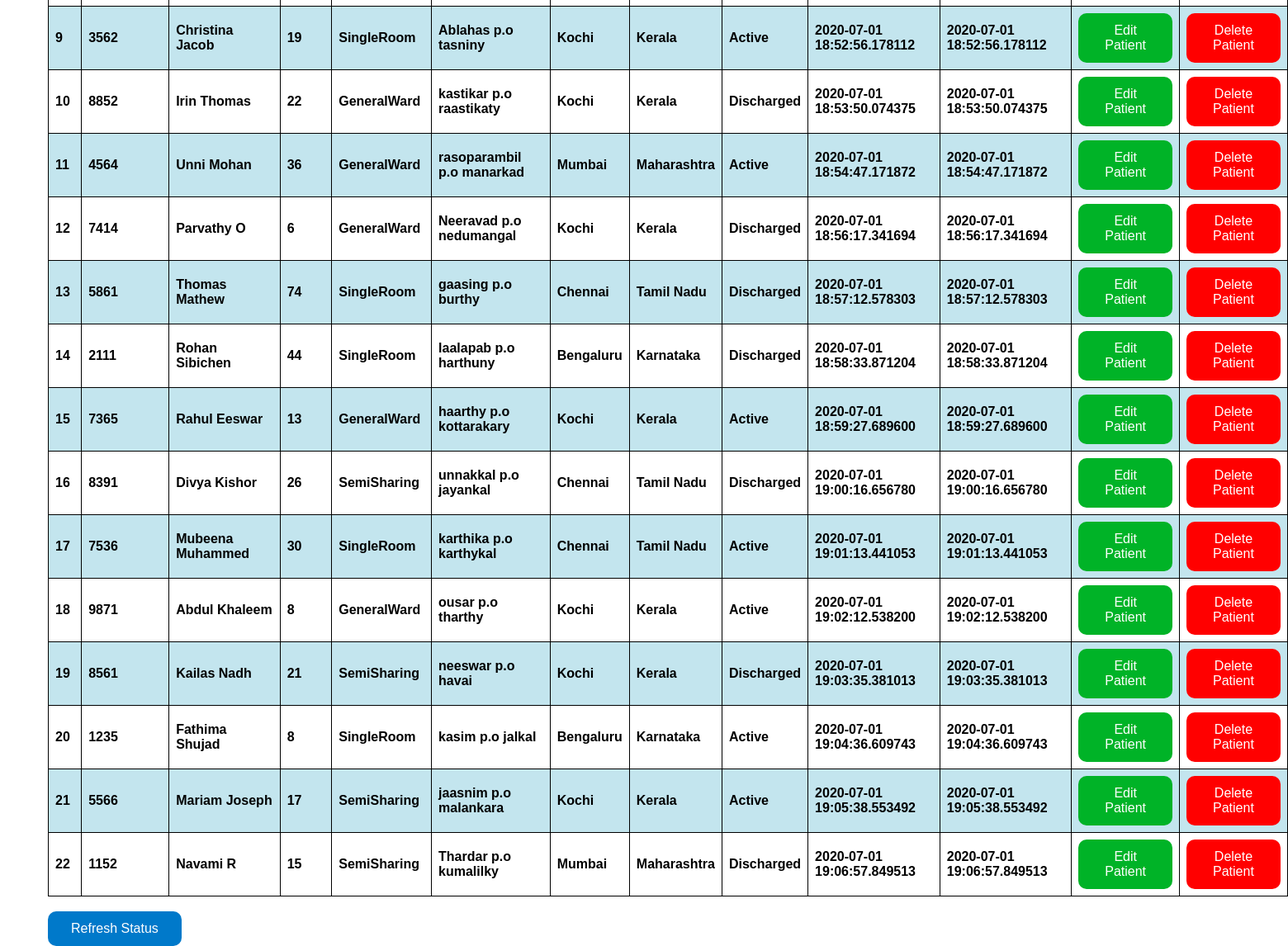
/update_patient (signed in, lower part), run on an earlier commit of the app's database.
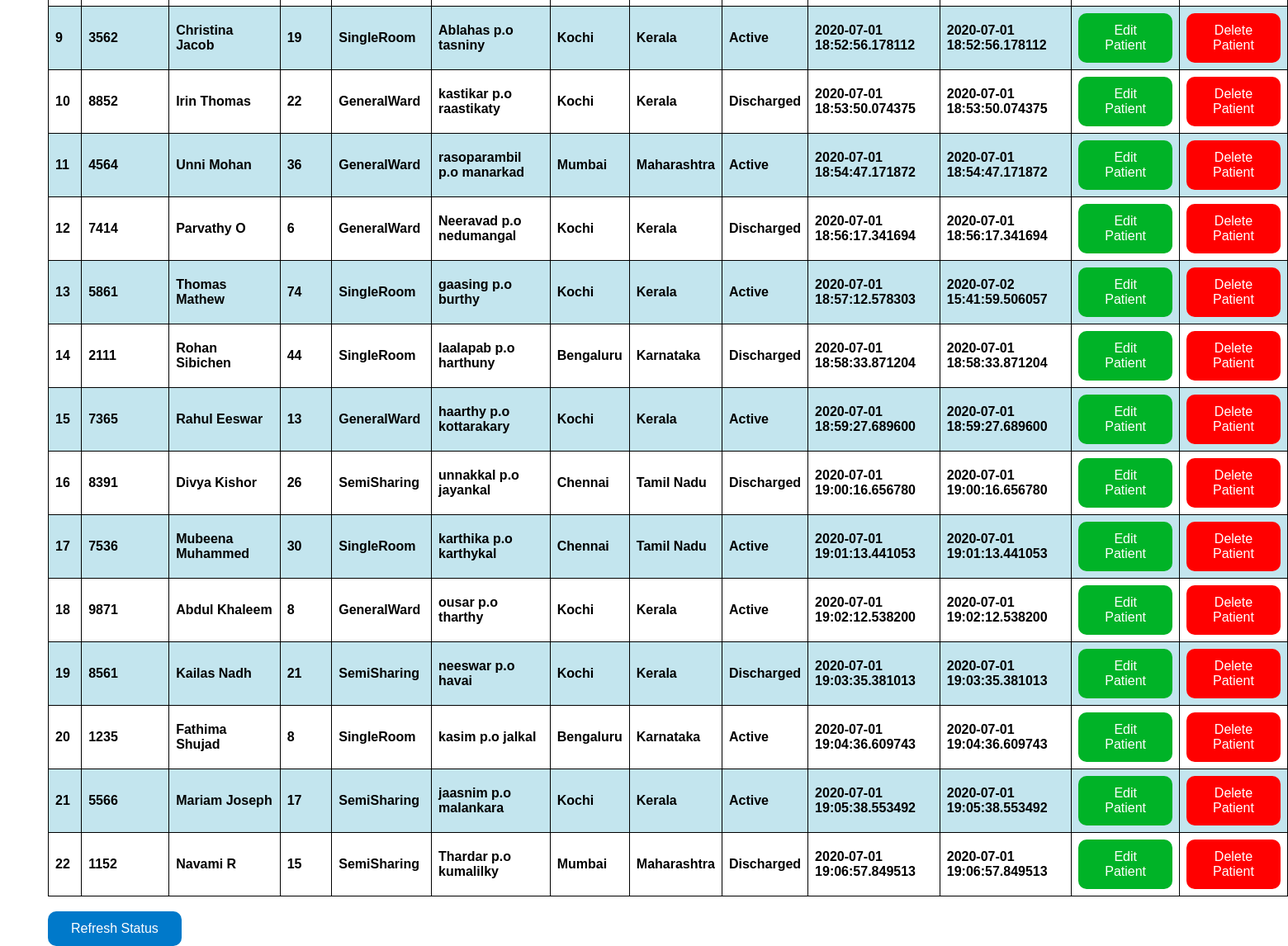
And on a later commit of the database.
### application/routes.py (models this page shows)
class Patients(db.Model):
    __tablename__ = 'patients'
    id = db.Column(db.Integer, primary_key=True)
    ssn_id = db.Column(db.Integer)
    pname = db.Column(db.String(20), nullable=False)
    age = db.Column(db.Integer)
    date = db.Column(db.DateTime, default=datetime.now)
    ldate = db.Column(db.DateTime, default=datetime.now)
    tbed = db.Column(db.String(10))
    address = db.Column(db.String(20))
    city = db.Column(db.String(20))
    state = db.Column(db.String(20))
    status = db.Column(db.String(20))

### application/routes.py (the view)
@app.route('/update_patient')
def update_patient():
    if 'username' in session:
        usern = session['username']
        print(usern)
        updatep = Patients.query.all()
        if not updatep:
            flash('No patients exists in database')
            return redirect( url_for('create_patient') )
        else:
            print("inside else")
            return render_template('update_patient.html', updatep = updatep)
    else:
        flash('You have been logged out. Please login again')
        return redirect( url_for('login') )
    return render_template('update_patient.html')

### application/templates/update_patient.html (shortened to what this page needs)
{% extends "layout.html" %}
{% block content %}
<div class="status">
    <h1>Patients Status</h1><br>
    <table border="1">
        {% for update in updatep %}
        <tr>
            <td> {{ update.id }} </td>
            <td> {{ update.ssn_id }} </td>
            <td> {{ update.pname }} </td>
            <td> {{ update.age }} </td>
            <td> {{ update.tbed }} </td>
            <td> {{ update.address }}</td>
            <td> {{ update.city }} </td>
            <td> {{ update.state }} </td>
            <td> {{ update.status }} </td>
            <td> {{ update.date }} </td>
            <td> {{ update.ldate }} </td>
            <td> <button type="button" class="ubutton" onclick="window.location='editpatientdetail/{{ update.id }}'"> Edit Patient </button> </td>
            <td> <button type="button" class="dbutton" onclick="window.location='deletepatientdetail/{{ update.id }}'"> Delete Patient </button> </td>
        </tr>
        {% endfor %}
    </table>
    <br>
    <form action="{{ url_for('update_patient') }}">
    <button type="submit" class="ibutton" value="Refresh the list">Refresh Status</button>
    </form>
</div>
{% endblock %}

What changed in the data, as far as the page shows it:
changed Patients "Thomas Mathew": city "Chennai" → "Kochi"; state "Tamil Nadu" → "Kerala"; status "Discharged" → "Active"; ldate "2020-07-01 18:57:12.578303" → "2020-07-02 15:41:59.506057"
